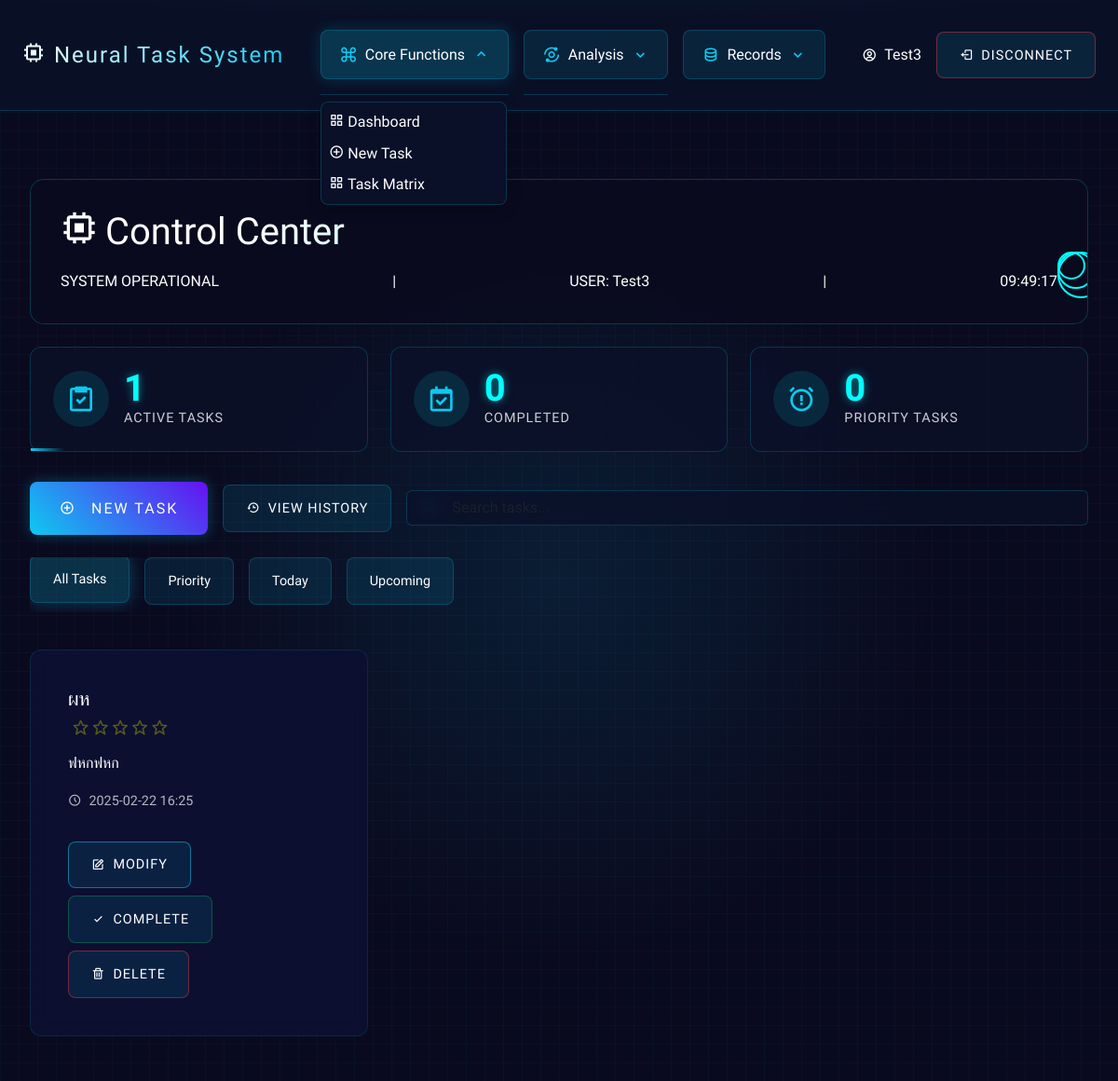
The page /dashboard (signed in) on the database its author committed.
### models.py (models this page shows, shortened)
class User(db.Model, UserMixin):
    id = db.Column(db.Integer, primary_key=True)
    username = db.Column(db.String(150), unique=True, nullable=False)
    password_hash = db.Column(db.String(256), nullable=False)

class Task(db.Model):
    id = db.Column(db.Integer, primary_key=True)
    title = db.Column(db.String(255), nullable=False)
    description = db.Column(db.Text, nullable=True)
    completed = db.Column(db.Boolean, default=False)
    due_date = db.Column(db.DateTime, nullable=True)
    created_at = db.Column(db.DateTime, default=datetime.utcnow)
    completed_at = db.Column(db.DateTime, nullable=True)
    priority = db.Column(db.Integer, default=1)  # ตั้งค่าเริ่มต้นเป็น 1
    user_id = db.Column(db.Integer, db.ForeignKey("user.id"), nullable=False)
    user = db.relationship("User", backref=db.backref("tasks", lazy=True))

### routes.py (the view)
@app_routes.route("/dashboard")
@login_required
def dashboard():
    tasks = (
        Task.query.filter_by(user_id=current_user.id, completed=False)
        .order_by(
            Task.priority.desc(),  # เรียงจากความสำคัญมากไปน้อย
            Task.due_date.asc(),  # แล้วค่อยเรียงตามวันที่ใกล้สุดก่อน
        )
        .all()
    )
    completed_tasks = Task.query.filter_by(
        user_id=current_user.id, completed=True
    ).count()
    urgent_tasks = Task.query.filter(
        Task.user_id == current_user.id, Task.completed == False, Task.priority >= 3
    ).count()
    return render_template(
        "dashboard.html",
        tasks=tasks,
        completed_tasks=completed_tasks,
        urgent_tasks=urgent_tasks,
    )

### app.py (called while the page is built)
@login_manager.user_loader
def load_user(user_id):
    return User.query.get(int(user_id))

### templates/dashboard.html (shortened to what this page needs)
{% extends "base.html" %}
{% block head %}
{{ super() }}
<link href="https://cdn.jsdelivr.net/npm/bootstrap@5.3.2/dist/css/bootstrap.min.css" rel="stylesheet">
<link href="https://cdn.jsdelivr.net/npm/boxicons@2.1.4/css/boxicons.min.css" rel="stylesheet">
<link rel="stylesheet" type="text/css" href="{{ url_for('static', filename='css/styles.css') }}">
{% endblock %}
{% block content %}
<div class="cyber-interface">
    <div class="grid-overlay"></div>
    <div class="neo-container">
        <div class="ai-header mb-4">
            <div class="ai-status-ring">
                <div class="ring"></div>
                <div class="ring"></div>
                <div class="ring"></div>
            </div>
            <div class="header-content">
                <h1 class="cyber-title">
                    <i class='bx bx-chip me-2'></i>Control Center
                </h1>
                <div class="system-info">
                    <span class="status-indicator">SYSTEM OPERATIONAL</span>
                    <span class="divider">|</span>
                    <span class="user-id">USER: {{ current_user.username }}</span>
                    <span class="divider">|</span>
                    <span class="cyber-time"></span>
                </div>
            </div>
        </div>
        <div class="stats-overview mb-4">
            <div class="stats-grid">
                <div class="stat-panel">
                    <div class="stat-icon">
                        <i class='bx bx-task'></i>
                    </div>
                    <div class="stat-content">
                        <div class="stat-value">{{ tasks|length }}</div>
                        <div class="stat-label">Active Tasks</div>
                    </div>
                    <div class="stat-progress" style="--progress: {{ (tasks|length / 10 if tasks|length else 0) * 100 }}%"></div>
                </div>
                <div class="stat-panel">
                    <div class="stat-icon">
                        <i class='bx bx-calendar-check'></i>
                    </div>
                    <div class="stat-content">
                        <div class="stat-value">{{ completed_tasks|default(0) }}</div>
                        <div class="stat-label">Completed</div>
                    </div>
                    {% set total_tasks = tasks|length + completed_tasks|default(0) %}
                </div>
                <div class="stat-panel">
                    <div class="stat-icon">
                        <i class='bx bx-alarm-exclamation'></i>
                    </div>
                    <div class="stat-content">
                        <div class="stat-value">{{ urgent_tasks|default(0) }}</div>
                        <div class="stat-label">Priority Tasks</div>
                    </div>
                </div>
            </div>
        </div>
        <div class="quick-actions mb-4">
            <a href="{{ url_for('app_routes.add_task') }}" class="cyber-btn pulse-btn">
                <i class='bx bx-plus-circle'></i>
                <span>New Task</span>
            </a>
            <a href="{{ url_for('app_routes.history') }}" class="cyber-action">
                <i class='bx bx-history'></i>
                <span>View History</span>
            </a>
            <div class="search-box">
                <form action="{{ url_for('app_routes.search_tasks') }}" method="GET">
                    <div class="search-input">
                        <i class='bx bx-search'></i>
                        <input type="text" name="query" placeholder="Search tasks..." class="form-control bg-cyber">
                    </div>
                </form>
            </div>
        </div>
        <div class="task-categories mb-4">
            <div class="category-tabs">
                <button class="tab-btn active" data-filter="all">All Tasks</button>
                <button class="tab-btn" data-filter="priority">Priority</button>
                <button class="tab-btn" data-filter="today">Today</button>
                <button class="tab-btn" data-filter="upcoming">Upcoming</button>
            </div>
        </div>
        <div class="tasks-grid">
            {% for task in tasks %}
            <div class="task-card" data-priority="{{ task.priority }}">
                <div class="card-body">
                    <h3 class="task-title mb-2">{{ task.title }}</h3>
                    <div class="priority-stars mb-3">
                        {% for i in range(5 - task.priority|int) %}
                        <i class='bx bx-star'></i>
                        {% endfor %}
                    </div>
                    <p class="task-description">{{ task.description }}</p>
                    <div class="task-meta">
                        <div class="due-date">
                            <i class='bx bx-time-five'></i>
                            <span class="countdown" data-due="{{ task.due_date.strftime('%Y-%m-%d %H:%M') }}">
                                {{ task.due_date.strftime('%Y-%m-%d %H:%M') }}
                            </span>
                        </div>
                    </div>
                    <div class="task-actions">
                        <a href="{{ url_for('app_routes.edit_task', task_id=task.id) }}"
                           class="cyber-action edit">
                           <i class='bx bx-edit'></i>
                           <span>Modify</span>
                        </a>
                        <form action="{{ url_for('app_routes.complete_task', task_id=task.id) }}"
                              method="POST" class="d-inline">
                            <button type="submit" class="cyber-action complete">
                                <i class='bx bx-check'></i>
                                <span>Complete</span>
                            </button>
                        </form>
                        <a href="{{ url_for('app_routes.delete_task', task_id=task.id) }}"
                           class="cyber-action delete"
                           onclick="return confirm('Confirm task deletion?');">
                           <i class='bx bx-trash'></i>
                           <span>Delete</span>
                        </a>
                    </div>
                </div>
            </div>
            {% endfor %}
        </div>
    </div>
</div>
{% endblock %}

### templates/base.html (shortened to what this page needs)
<!DOCTYPE html>
<html lang="en">
<head>
    {% block head %}
    <link href="https://cdn.jsdelivr.net/npm/bootstrap@5.3.2/dist/css/bootstrap.min.css" rel="stylesheet">
    <link href="https://cdn.jsdelivr.net/npm/boxicons@2.1.4/css/boxicons.min.css" rel="stylesheet">
    <link rel="stylesheet" type="text/css" href="{{ url_for('static', filename='css/styles.css') }}">
    {% endblock %}
</head>
<body>
    <div class="cyber-interface">
        <nav class="cyber-nav">
            <div class="container-fluid px-4">
                <div class="nav-wrapper">
                    <div class="nav-brand">
                        <a class="navbar-brand text-cyber" href="{{ url_for('app_routes.index') }}">
                            <i class='bx bx-chip me-2'></i>Neural Task System
                        </a>
                    </div>
                    {% if current_user.is_authenticated %}
                    <div class="nav-menu-wrapper">
                        <div class="nav-menu">
                            <div class="menu-section">
                                <div class="section-header" data-section="core">
                                    <i class='bx bx-command'></i>
                                    <span>Core Functions</span>
                                    <i class='bx bx-chevron-down'></i>
                                </div>
                                <div class="section-content" id="core-content">
                                    <a href="{{ url_for('app_routes.dashboard') }}" class="nav-link">
                                        <i class='bx bx-grid-alt'></i>
                                        <span>Dashboard</span>
                                    </a>
                                    <a href="{{ url_for('app_routes.add_task') }}" class="nav-link">
                                        <i class='bx bx-plus-circle'></i>
                                        <span>New Task</span>
                                    </a>
                                    <a href="{{ url_for('app_routes.task_matrix') }}" class="nav-link">
                                        <i class='bx bx-grid-alt'></i>
                                        <span>Task Matrix</span>
                                    </a>
                                </div>
                            </div>
                            <div class="menu-section">
                                <div class="section-header" data-section="analysis">
                                    <i class='bx bx-analyse'></i>
                                    <span>Analysis</span>
                                    <i class='bx bx-chevron-down'></i>
                                </div>
                            </div>
                            <div class="menu-section">
                                <div class="section-header" data-section="records">
                                    <i class='bx bx-data'></i>
                                    <span>Records</span>
                                    <i class='bx bx-chevron-down'></i>
                                </div>
                            </div>
                        </div>
                    </div>
                    {% endif %}
                    <div class="nav-actions">
                        {% if current_user.is_authenticated %}
                        <div class="user-info">
                            <i class='bx bx-user-circle'></i>
                            <span>{{ current_user.username }}</span>
                        </div>
                        <a href="{{ url_for('app_routes.logout') }}" class="cyber-action delete">
                            <i class='bx bx-log-out'></i>
                            <span>Disconnect</span>
                        </a>
                        {% else %}
                        <a href="{{ url_for('app_routes.login') }}" class="cyber-action">
                            <i class='bx bx-log-in'></i>
                            <span>Access System</span>
                        </a>
                        {% endif %}
                    </div>
                </div>
            </div>
        </nav>
        {% block content %}{% endblock %}
    </div>
</body>
</html>

### rows shown on the page
User: username "Test3"
Task: title "ผห", priority 0 (drawn), description "ฟหกฟหก", due_date "2025-02-22 16:25"

### other values the page prints
{{ tasks|length }} "1"
{{ completed_tasks|default(0) }} "0"
{{ urgent_tasks|default(0) }} "0"
